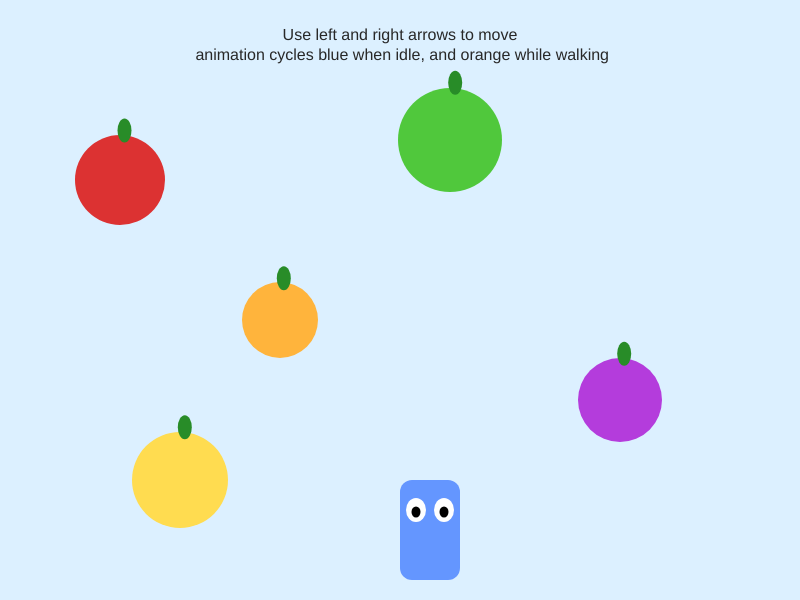
Frame 1 (no input)
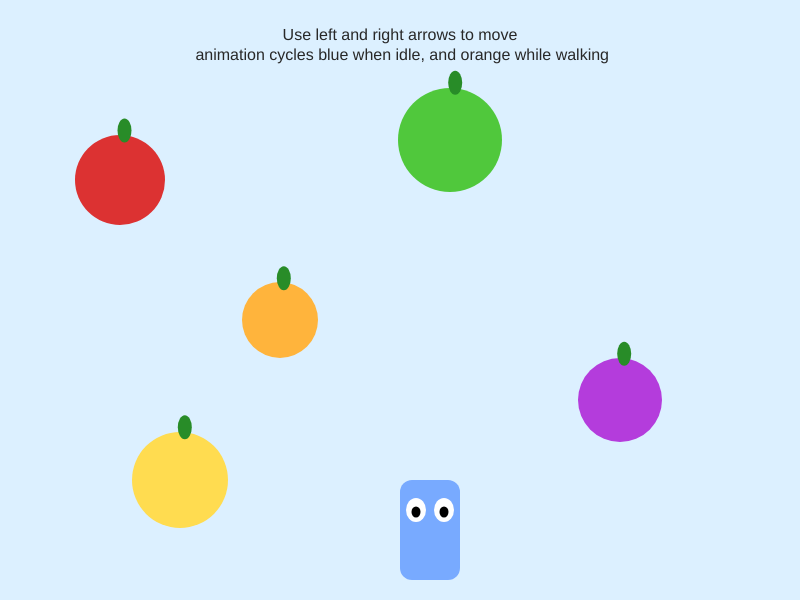
Frame 60 (no input)
Frame 120 (the mouse pressed at the canvas centre since frame 60): identical to frame 60, image omitted

The p5.js sketch that drew these frames (run headless with seeded random() and noise() and a simulated clock; from frame 60 on, the mouse is pressed at the canvas centre):

// p5.js sketch
// ── sketch.js
// Global variables
let character;
let foods = [];
let idleFrames = [];
let walkFrames = [];
let currentAnimation;
let frameIndex = 0;
let animationTimer = 0;
let animationSpeed = 8;    

function preload() {
   
  // Each frame is just a simple object with color 
  idleFrames = [
    {type: 'rect', color: [100, 150, 255]},
    {type: 'rect', color: [120, 170, 255]},
    {type: 'rect', color: [140, 190, 255]},
    {type: 'rect', color: [120, 170, 255]}
  ];

  walkFrames = [
    {type: 'rect', color: [255, 100, 100]},
    {type: 'rect', color: [255, 140, 120]},
    {type: 'rect', color: [255, 180, 140]},
    {type: 'rect', color: [255, 140, 120]}
  ];

  currentAnimation = idleFrames;
}

function setup() {
  createCanvas(800, 600);
  
  // Character object 
  character = {
    x: width / 2,
    y: height - 120,
    w: 60,
    h: 100,
    speed: 4,
    facingRight: true,
    isMoving: false
  };
  
  // 5 different Food objects
  foods.push(new Food(120,  180, 45, color(220, 50, 50),  55));   // red
  foods.push(new Food(280,  320, 38, color(255, 180, 60), 48));   // orange
  foods.push(new Food(450,  140, 52, color(80, 200, 60),  65));   // green
  foods.push(new Food(620,  400, 42, color(180, 60, 220), 50));   // purple
  foods.push(new Food(180,  480, 48, color(255, 220, 80), 60));   // yellow
}

function draw() {
  background(220, 240, 255);
  
  //Movement input
  character.isMoving = false;
  
  if (keyIsDown(RIGHT_ARROW) || keyIsDown(68)) {   // → or D
    character.x += character.speed;
    character.facingRight = true;
    character.isMoving = true;
  }
  if (keyIsDown(LEFT_ARROW) || keyIsDown(65)) {    // ← or A
    character.x -= character.speed;
    character.facingRight = false;
    character.isMoving = true;
  }
  
  // Switch animation
  currentAnimation = character.isMoving ? walkFrames : idleFrames;
  
  //Animation timing
  animationTimer++;
  if (animationTimer >= animationSpeed) {
    animationTimer = 0;
    frameIndex = (frameIndex + 1) % currentAnimation.length;
  }
  
  // Keep character on screen
  character.x = constrain(character.x, 0, width - character.w);
  
  // Draw character 
  push();
  translate(character.x + character.w/2, character.y + character.h/2);
  if (!character.facingRight) {
    scale(-1, 1);   // flip to face left
  }
  
  let frame = currentAnimation[frameIndex];
  fill(frame.color);
  noStroke();
  rectMode(CENTER);
  rect(0, 0, character.w, character.h, 12);
  
  // eyes
  fill(255);
  ellipse(-14, -20, 20, 24);
  ellipse( 14, -20, 20, 24);
  fill(0);
  ellipse(-14, -18, 9, 11);
  ellipse( 14, -18, 9, 11);
  pop();
  
  // Draw all food items
  for (let food of foods) {
    food.display();
  }
  
  // text
  fill(40);
  textSize(16);
  textAlign(CENTER);
  text("Use left and right arrows to move", width/2, 40);
  text(" animation cycles blue when idle, and orange while walking", width/2, 60);
}

// Food Class 
class Food {
  constructor(x, y, size, col, highlightSize) {
    this.x = x;
    this.y = y;
    this.size = size;
    this.color = col;
    this.highlightSize = highlightSize;
  }
  
  display() {
    // Main fruit body
    noStroke();
    fill(this.color);
    ellipse(this.x, this.y, this.size * 2);

    
    //  leaf/stem
    fill(40, 140, 40);
    ellipse(this.x + this.size * 0.1, this.y - this.size * 1.1, 14, 24);
  }
}
